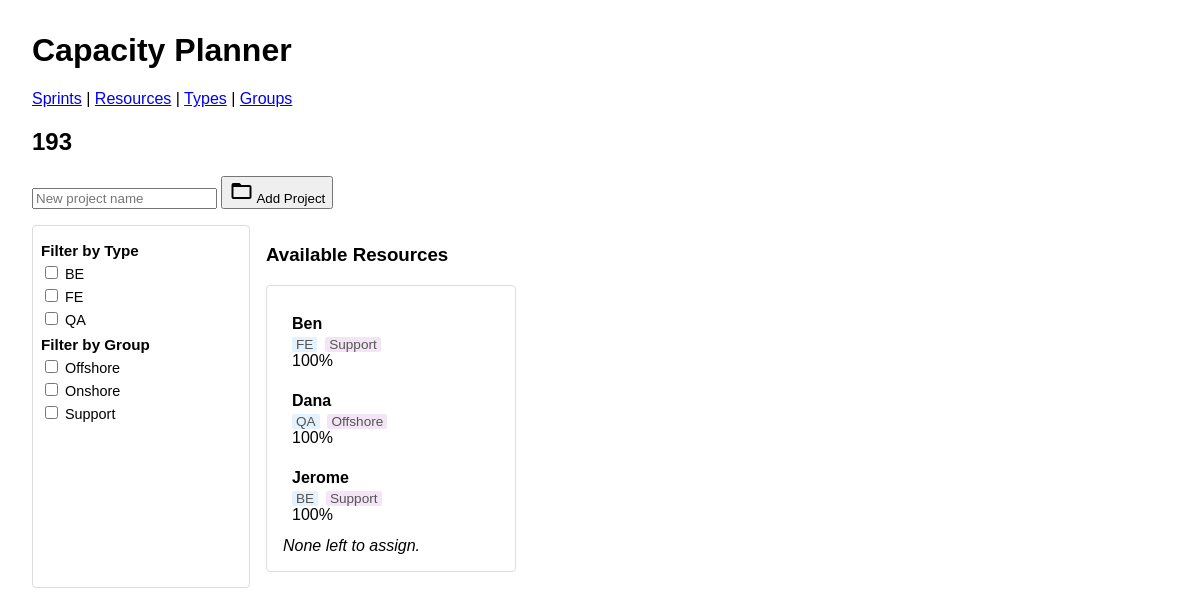
The app's page /sprints/2 with its own data.
### app.py (models this page shows)
class Sprint(db.Model):
    id       = db.Column(db.Integer, primary_key=True)
    name     = db.Column(db.String(80), nullable=False)
    projects = db.relationship('Project', backref='sprint', cascade='all, delete-orphan')

class ResourceType(db.Model):
    id   = db.Column(db.Integer, primary_key=True)
    name = db.Column(db.String(80), unique=True, nullable=False)
    resources = db.relationship('Resource', backref='type', cascade='all, delete-orphan')

class ResourceGroup(db.Model):
    id   = db.Column(db.Integer, primary_key=True)
    name = db.Column(db.String(80), unique=True, nullable=False)
    resources = db.relationship('Resource', backref='group', cascade='all, delete-orphan')

class Resource(db.Model):
    id          = db.Column(db.Integer, primary_key=True)
    name        = db.Column(db.String(80), unique=True, nullable=False)
    type_id     = db.Column(db.Integer, db.ForeignKey('resource_type.id'), nullable=True)
    group_id    = db.Column(db.Integer, db.ForeignKey('resource_group.id'), nullable=True)
    assignments = db.relationship('Assignment', backref='resource', cascade='all, delete-orphan')

### app.py (the view)
@app.route('/sprints/<int:sprint_id>')
def view_sprint(sprint_id):
    sprint       = Sprint.query.get_or_404(sprint_id)
    all_resources = Resource.query.order_by(Resource.name).all()
    types  = ResourceType.query.order_by(ResourceType.name).all()
    groups = ResourceGroup.query.order_by(ResourceGroup.name).all()
    return render_template('sprint_detail.html',
                           sprint=sprint,
                           all_resources=all_resources,
                           filter_types=types,
                           filter_groups=groups)

### templates/sprint_detail.html (shortened to what this page needs)
{% extends 'base.html' %}
{% block content %}
<div class="sprint-detail" data-sprint-id="{{ sprint.id }}">
  <h2>{{ sprint.name }}</h2>
  <form class="add-project-form"
        method="post"
        action="{{ url_for('add_project', sprint_id=sprint.id) }}">
    <input type="text" name="name" placeholder="New project name" required>
    <button>
      <span class="material-icons">folder_open</span> Add Project
    </button>
  </form>
  <div class="detail-wrap">
    <div class="filter-panel">
      <h4>Filter by Type</h4>
      <div class="filter-group types">
        {% for t in filter_types %}
          <label>
            <input type="checkbox" class="filter-type" value="{{ t.id }}">
            {{ t.name }}
          </label>
        {% endfor %}
      </div>
      <h4>Filter by Group</h4>
      <div class="filter-group groups">
        {% for g in filter_groups %}
          <label>
            <input type="checkbox" class="filter-group" value="{{ g.id }}">
            {{ g.name }}
          </label>
        {% endfor %}
      </div>
    </div>
    <div class="resource-panel">
      <h3>Available Resources</h3>
      <ul id="resource-pool">
        {% set shown = false %}
        {% for r in all_resources %}
          {% set assigned = sprint.assignments
                              | selectattr('resource_id','equalto',r.id)
                              | map(attribute='capacity')
                              | sum %}
          {% set avail = 100 - assigned %}
          {% if avail > 0 %}
            {% set shown = true %}
            <li class="draggable-resource"
                draggable="true"
                data-id="{{ r.id }}"
                data-capacity="{{ avail }}"
                data-type-id="{{ r.type.id if r.type }}"
                data-group-id="{{ r.group.id if r.group }}">
              <strong>{{ r.name }}</strong>
              {% if r.type or r.group %}
                <div class="resource-meta">
                  {% if r.type %}<span class="meta-type">{{ r.type.name }}</span>{% endif %}
                  {% if r.group %}<span class="meta-group">{{ r.group.name }}</span>{% endif %}
                </div>
              {% endif %}
              <div class="capacity-label">{{ avail }}%</div>
            </li>
          {% endif %}
        {% endfor %}
        {% if not shown %}
          <li><em>None left to assign.</em></li>
        {% endif %}
      </ul>
    </div>
    <div class="projects-container">
    </div>
  </div>
</div>
{% endblock %}

### static/style.css (style rules this page uses)
.detail-wrap { display: flex; gap: 2rem; margin-top: 2rem; }
.resource-panel { flex: none; width: 200px; }
.projects-container { flex: 1; display: flex; gap: 1rem; overflow-x: auto; padding-bottom: 0.5rem; }
.draggable-resource { cursor: grab; padding: 0.5rem; margin: 0.25rem 0; border: 1px solid transparent; border-radius: 4px; transition: background-color 0.2s, border-color 0.2s; }
.resource-meta { font-size: 0.85rem; color: #555; margin-top: 0.25rem; }
.resource-meta .meta-type { background: #e3f2fd; padding: 0 0.25rem; border-radius: 2px; margin-right: 0.25rem; }
.resource-meta .meta-group { background: #f3e5f5; padding: 0 0.25rem; border-radius: 2px; }
#resource-pool { list-style: none; padding: 1rem; border: 1px solid #ddd; border-radius: 4px; min-height: 6rem; }
.add-project-form { margin-bottom: 1rem; }
.filter-panel { flex: none; width: 200px; border: 1px solid #ddd; padding: 0.5rem; border-radius: 4px; }
.filter-panel h4 { margin: 0.5rem 0 0.25rem; font-size: 0.95rem; }
.filter-group label { display: block; font-size: 0.9rem; margin-bottom: 0.25rem; }
.detail-wrap { display: flex; gap: 1rem; margin-top: 1rem; }
.resource-panel { flex: none; width: 250px; }

### templates/base.html (style rules this page uses)
body { font-family: sans-serif; margin: 2rem; }
button { cursor: pointer; }

### records on screen
Sprint: name "193"
ResourceType: name "BE"
ResourceType: name "FE"
ResourceType: name "QA"
ResourceGroup: name "Offshore"
ResourceGroup: name "Onshore"
ResourceGroup: name "Support"
Resource: name "Ben", type.name "FE", group.name "Support", avail "100"
Resource: name "Dana", type.name "QA", group.name "Offshore", avail "100"
Resource: name "Jerome", type.name "BE", group.name "Support", avail "100"
